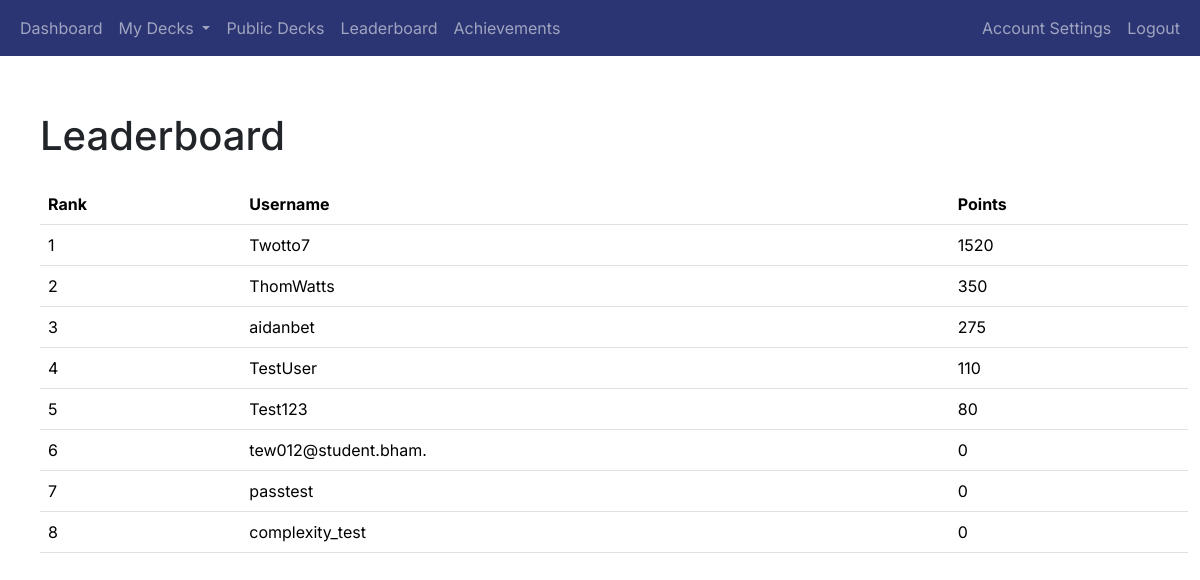
The page /leaderboard (signed in) on the database as committed earlier.
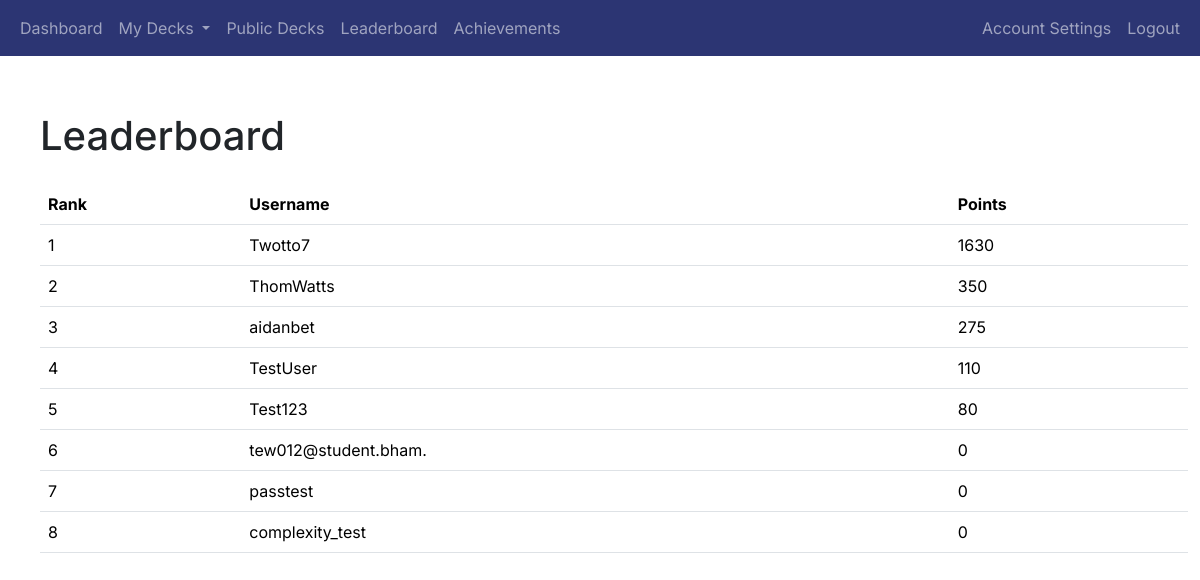
The same page on the database as committed later.
### app/auth/models.py (models this page shows, shortened)
class User(db.Model, UserMixin):
    user_id = db.Column(db.Integer, primary_key=True)
    username = db.Column(db.String(80), unique=True, nullable=False)
    email = db.Column(db.String(120), unique=True, nullable=False)
    password_hash = db.Column(db.String(128), nullable=False)
    points = db.Column(db.Integer, default=0)  # Add points column
    achievements = db.relationship('UserAchievement', back_populates='user', cascade='all, delete-orphan')
    login_events = db.relationship('LoginEvent', backref='user', cascade='all, delete-orphan', lazy=True)
    decks = db.relationship('Deck', backref='user', cascade='all, delete-orphan', lazy=True)

### app/gamification/routes.py (the view)
@gamification_blueprint.route('/leaderboard')
@login_required
def leaderboard():
    users = User.query.order_by(User.points.desc()).limit(10).all()  # Get top 10 users
    return render_template('leaderboard.html', users=users)

### app/__init__.py (called while the page is built)
@login_manager.user_loader
def load_user(user_id):
    return User.query.get(int(user_id))

### app/gamification/templates/leaderboard.html (shortened to what this page needs)
{% extends "base.html" %}
{% block content %}
<div class="container mt-4">
    <h1 class="mb-4">Leaderboard</h1>
    <table class="table">
        <thead>
            <tr>
                <th>Rank</th>
                <th>Username</th>
                <th>Points</th>
            </tr>
        </thead>
        <tbody>
            {% for user in users %}
            <tr>
                <td>{{ loop.index }}</td>
                <td>{{ user.username }}</td>
                <td>{{ user.points }}</td>
            </tr>
            {% endfor %}
        </tbody>
    </table>
</div>
{% endblock %}

Rows that differ between the two databases and show on the page:
changed User "Twotto7": points "1520" → "1630"
